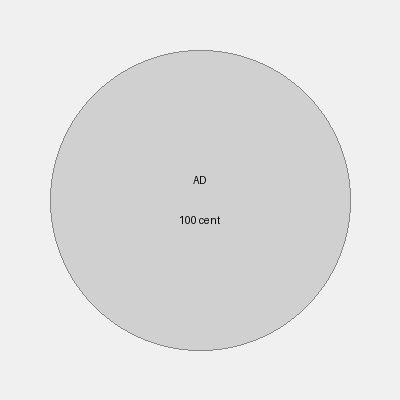
#> input picture images/coins/AD/100cent_national.jpg, 400 x 400 px
$ python -i build_coin_web.py   (imports and definitions only)
#> lines starting #> are read from the running program, lines starting #| are printed output that depends on the picture
#> further down, picture is the input picture: PIL image 400x400 RGB; min 0, max 255, mean 225.2
#!/usr/bin/env python3
"""
Erzeugt aus den Münz-Originalen in images/coins/ runde, freigestellte
Web-Bilder für die App in images/coin_web/ (WebP mit Transparenz).

Die Originale haben gemischte Hintergründe (weiß, schwarz, kariert aus
verlorener Transparenz) und sitzen teils nicht mittig. Deshalb sucht das
Skript den Umriss der Münze geometrisch: Kanten im verkleinerten Bild,
dann eine Hough-Suche nach dem Kreis, dessen Umfang am vollständigsten
auf Kanten liegt. Ausgeschnitten wird genau dieser Kreis; alles außerhalb
wird transparent.

  images/coins/<Land>/<Cent>cent_national.jpg -> images/coin_web/<Land>/<Cent>.webp
  images/coins/commemoratives/<Datei>.jpg     -> images/coin_web/commemoratives/<Datei>.webp

Aufruf: python3 scripts/build_coin_web.py   (braucht Pillow und numpy)
"""
import os
import sys
from multiprocessing import Pool

import numpy as np
from PIL import Image, ImageDraw, ImageFilter

SRC = 'images/coins'
DST = 'images/coin_web'
SIZE = 256        # Kantenlänge der Ausgabe (Zweierpotenz für WebGL-Mipmaps)
WORK = 160        # Arbeitsgröße für die Kreissuche
QUALITY = 82


def find_circle(img):
    """Liefert (cx, cy, r) in Koordinaten des Originalbilds."""
    w, h = img.size
#> w = 400; h = 400
    scale = WORK / max(w, h)
#> scale = 0.4
    small = img.convert('L').resize((max(1, round(w * scale)), max(1, round(h * scale))), Image.LANCZOS)
    a = np.asarray(small, dtype=float)
    # Münzen, die bis an den Bildrand reichen, haben dort keine Kante. Ein
    # schmaler Rand in Hintergrundfarbe (Median der Ecken) macht sie sichtbar.
    pad = 6
    corners = np.array([a[0, 0], a[0, -1], a[-1, 0], a[-1, -1]])
#> corners = [240, 240, 240, 240]
    a = np.pad(a, pad, mode='constant', constant_values=float(np.median(corners)))
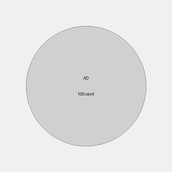
#> a: shape (172, 172) float64; min 93, max 248, mean 227.2
    a = np.asarray(Image.fromarray(a.astype(np.uint8)).filter(ImageFilter.GaussianBlur(1)), dtype=float)
    gx = np.zeros_like(a)
    gy = np.zeros_like(a)
    gx[:, 1:-1] = a[:, 2:] - a[:, :-2]
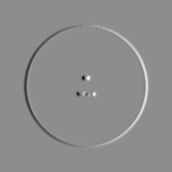
#> gx: shape (172, 172) float64; min -46, max 37, mean 0; drawn with min black and max white
    gy[1:-1, :] = a[2:, :] - a[:-2, :]
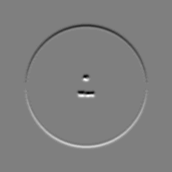
#> gy: shape (172, 172) float64; min -46, max 46, mean 0; drawn with min black and max white
    mag = np.hypot(gx, gy)
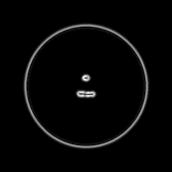
#> mag: shape (172, 172) float64; min 0, max 48.7, mean 1.1; drawn with min black and max white
    ys, xs = np.nonzero(mag > np.percentile(mag, 85))
#> ys = 2893 values from 22 to 149; xs = 2893 values, max 149 at index 1256, min 22 at index 1330, mean 85.55
    sh, sw = a.shape
#> sh = 172; sw = 172
    m = min(sh, sw) - 2 * pad
#> m = 160
    radii = np.arange(int(m * 0.28), int(m * 0.56) + 1)
#> radii = 46 values from 44 to 89

    def evaluate(cx, cy):
        d = np.rint(np.hypot(xs - cx, ys - cy)).astype(int)
        votes = np.bincount(d, minlength=radii[-1] + 2)
        # Treffer je Radius, geglättet über ±1 Pixel, normiert auf den Umfang
        hits = votes[radii - 1] + votes[radii] + votes[radii + 1]
        cover = hits / (2 * np.pi * radii)
        top = cover.max()
        # Größten Kreis mit ausreichender Abdeckung nehmen: Außenrand statt
        # Innenkern einer Bimetallmünze, auch wenn der Rand schwächer ist
        i = int(np.nonzero(cover >= 0.6 * top)[0][-1])
        return cover[i], radii[i]

    def search(cxs, cys):
        best = None
        for cy in cys:
            for cx in cxs:
                cov, r = evaluate(cx, cy)
                key = cov * (1 + r / m)  # leichte Vorliebe für große Kreise
                if best is None or key > best[0]:
                    best = (key, cx, cy, r)
#> this loop made 18 passes
#> after the loop, best = (2.62, 87, 87, 63)
        return best

    # grob suchen, dann um den besten Mittelpunkt fein nachsuchen
    best = search(range(int(sw * 0.3), int(sw * 0.7) + 1, 4), range(int(sh * 0.3), int(sh * 0.7) + 1, 4))
#> best = (2.62, 87, 87, 63)
    _, bx, by, _ = best
#> bx = 87; by = 87
    best = search(range(bx - 4, bx + 5), range(by - 4, by + 5))
#> the loop in search (call 2), `for cy in cys:` made 9 passes
    _, cx, cy, r = best
    return (cx - pad) / scale, (cy - pad) / scale, r / scale


# [87 lines left out: functions find_by_fill, cut_round, jobs, convert, main, not called in this run]


# [2 lines not run here, left out]

>>> from PIL import Image
>>> picture = Image.open('../images/coins/AD/100cent_national.jpg')
>>> result = find_circle(picture)
